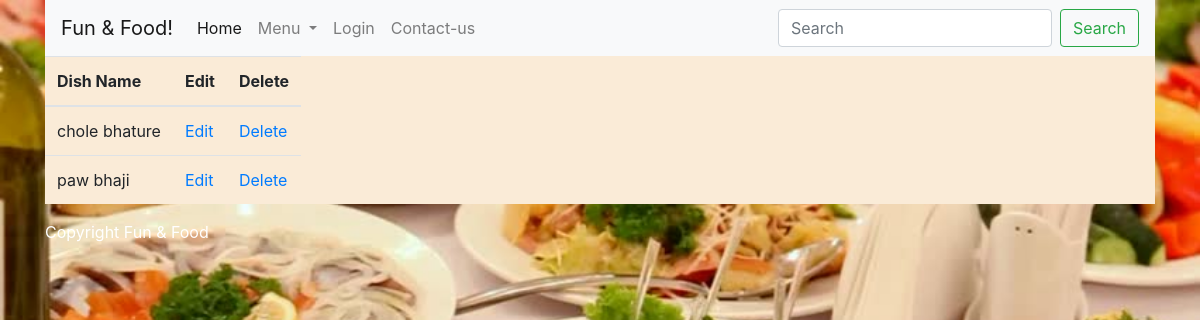
The app's page /webpages/list_dish, older data.
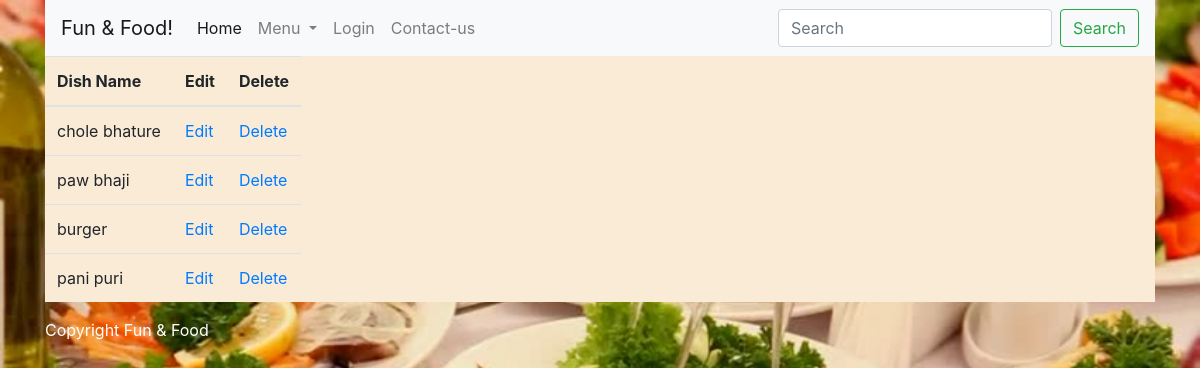
The same page, newer data.
### webpages/models.py (models this page shows)
class Dish(models.Model):
    name = models.CharField(max_length=50)
    rate = models.FloatField()
    isVeg = models.BooleanField(default=True)
    category = models.CharField(max_length=50)
    image = models.TextField(null = True)
    available_from = models.DateTimeField(default=datetime.datetime.now())
    is_available = models.BooleanField()

### webpages/views.py (the view)
# urls.py: path('list_dish', views.list_dish, name='list_dish'),
def list_dish(request):
    dishes = Dish.objects.all()
    is_admin = check_admin(request)
    return render_to_response(template_name='admin_menu_list.html', context={'dishes':dishes, 'admin_menu':is_admin})

### webpages/views.py (called while the page is built)
def check_admin(request):
    try:
        login_id = request.session['login_id']
        if login_id == '45565$78678#':
            return True
        else:
            return False
    except Exception as e:
        return False

### webpages/templates/admin_menu_list.html
{% extends 'layout.html' %}
{% block content %}
<table class="table table-responsive" style="background: antiquewhite;">
    <thead>
        <th>
            Dish Name
        </th>
        <th>
            Edit
        </th>
        <th>
            Delete
        </th>
        <tbody>
            {% for item in dishes %}
            <tr>
                <td>{{ item.name }}</td>
                <td>
                    <a href="{% url 'website:edit_dish' id=item.id %}">Edit</a>
                </td>
                <td>
                    <a href="{% url 'website:delete_dish' id=item.id %}">Delete</a>
                </td>
            </tr>
            {% endfor %}
        </tbody>
    </thead>
</table>
{% endblock %}

Row changes from the older to the newer data that the page shows:
added Dish: name "burger"
added Dish: name "pani puri"
